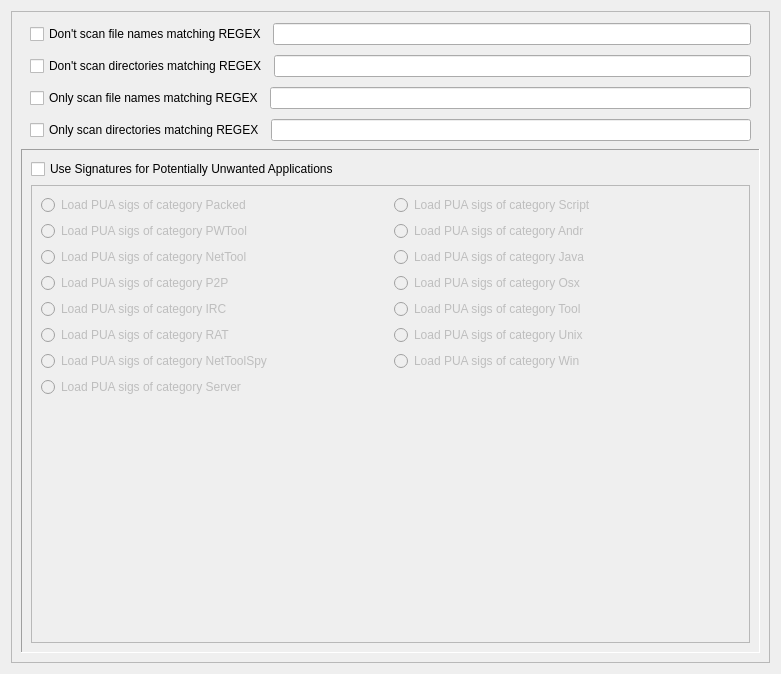
<?xml version="1.0" encoding="UTF-8"?>
<ui version="4.0">
 <class>includeExcludeOptions</class>
 <widget class="QWidget" name="includeExcludeOptions">
  <property name="geometry">
   <rect>
    <x>0</x>
    <y>0</y>
    <width>781</width>
    <height>674</height>
   </rect>
  </property>
  <property name="windowTitle">
   <string>Form</string>
  </property>
  <layout class="QGridLayout" name="gridLayout_3">
   <item row="0" column="0">
    <widget class="QScrollArea" name="scrollArea">
     <property name="widgetResizable">
      <bool>true</bool>
     </property>
     <widget class="QWidget" name="scrollAreaWidgetContents">
      <property name="geometry">
       <rect>
        <x>0</x>
        <y>0</y>
        <width>761</width>
        <height>654</height>
       </rect>
      </property>
      <layout class="QGridLayout" name="gridLayout_4">
       <item row="4" column="0" colspan="2">
        <widget class="QFrame" name="frame">
         <property name="frameShape">
          <enum>QFrame::Panel</enum>
         </property>
         <property name="frameShadow">
          <enum>QFrame::Sunken</enum>
         </property>
         <layout class="QGridLayout" name="gridLayout_2">
          <item row="0" column="0">
           <widget class="QCheckBox" name="enablePUACheckBox">
            <property name="text">
             <string>Use Signatures for Potentially Unwanted Applications</string>
            </property>
           </widget>
          </item>
          <item row="1" column="0">
           <widget class="QFrame" name="PUAFrame">
            <property name="enabled">
             <bool>false</bool>
            </property>
            <property name="frameShape">
             <enum>QFrame::StyledPanel</enum>
            </property>
            <property name="frameShadow">
             <enum>QFrame::Raised</enum>
            </property>
            <layout class="QGridLayout" name="gridLayout">
             <item row="5" column="1">
              <widget class="QRadioButton" name="loadPUAToolRadioButton">
               <property name="text">
                <string>Load PUA sigs of category Tool</string>
               </property>
               <property name="autoExclusive">
                <bool>false</bool>
               </property>
              </widget>
             </item>
             <item row="2" column="1">
              <widget class="QRadioButton" name="loadPUAAndrRadioButton">
               <property name="text">
                <string>Load PUA sigs of category Andr</string>
               </property>
               <property name="autoExclusive">
                <bool>false</bool>
               </property>
              </widget>
             </item>
             <item row="3" column="0">
              <widget class="QRadioButton" name="loadPUANetToolRadioButton">
               <property name="text">
                <string>Load PUA sigs of category NetTool</string>
               </property>
               <property name="checked">
                <bool>false</bool>
               </property>
               <property name="autoExclusive">
                <bool>false</bool>
               </property>
              </widget>
             </item>
             <item row="5" column="0">
              <widget class="QRadioButton" name="loadPUAIRCRadioButton">
               <property name="text">
                <string>Load PUA sigs of category IRC</string>
               </property>
               <property name="autoExclusive">
                <bool>false</bool>
               </property>
              </widget>
             </item>
             <item row="2" column="0">
              <widget class="QRadioButton" name="loadPUAPWToolRadioButton">
               <property name="text">
                <string>Load PUA sigs of category PWTool</string>
               </property>
               <property name="autoExclusive">
                <bool>false</bool>
               </property>
              </widget>
             </item>
             <item row="0" column="1">
              <widget class="QRadioButton" name="loadPUAScriptRadioButton">
               <property name="text">
                <string>Load PUA sigs of category Script</string>
               </property>
               <property name="autoExclusive">
                <bool>false</bool>
               </property>
              </widget>
             </item>
             <item row="6" column="0">
              <widget class="QRadioButton" name="loadPUARATRadioButton">
               <property name="text">
                <string>Load PUA sigs of category RAT</string>
               </property>
               <property name="autoExclusive">
                <bool>false</bool>
               </property>
              </widget>
             </item>
             <item row="4" column="0">
              <widget class="QRadioButton" name="loadPUAP2PRadioButton">
               <property name="text">
                <string>Load PUA sigs of category P2P</string>
               </property>
               <property name="autoExclusive">
                <bool>false</bool>
               </property>
              </widget>
             </item>
             <item row="6" column="1">
              <widget class="QRadioButton" name="loadPUAUnixRadioButton">
               <property name="text">
                <string>Load PUA sigs of category Unix</string>
               </property>
               <property name="autoExclusive">
                <bool>false</bool>
               </property>
              </widget>
             </item>
             <item row="7" column="0">
              <widget class="QRadioButton" name="loadPUANetToolSpyRadioButton">
               <property name="text">
                <string>Load PUA sigs of category NetToolSpy</string>
               </property>
               <property name="autoExclusive">
                <bool>false</bool>
               </property>
              </widget>
             </item>
             <item row="0" column="0">
              <widget class="QRadioButton" name="loadPUAPackedRadioButon">
               <property name="text">
                <string>Load PUA sigs of category Packed</string>
               </property>
               <property name="autoExclusive">
                <bool>false</bool>
               </property>
              </widget>
             </item>
             <item row="3" column="1">
              <widget class="QRadioButton" name="loadPUAJavaRadioButton">
               <property name="text">
                <string>Load PUA sigs of category Java</string>
               </property>
               <property name="autoExclusive">
                <bool>false</bool>
               </property>
              </widget>
             </item>
             <item row="4" column="1">
              <widget class="QRadioButton" name="loadPUAOsxRadioButton">
               <property name="text">
                <string>Load PUA sigs of category Osx</string>
               </property>
               <property name="autoExclusive">
                <bool>false</bool>
               </property>
              </widget>
             </item>
             <item row="7" column="1">
              <widget class="QRadioButton" name="loadPUAWinRadioButton">
               <property name="text">
                <string>Load PUA sigs of category Win</string>
               </property>
               <property name="autoExclusive">
                <bool>false</bool>
               </property>
              </widget>
             </item>
             <item row="8" column="0">
              <widget class="QRadioButton" name="loadPUAServerRadioButton">
               <property name="text">
                <string>Load PUA sigs of category Server</string>
               </property>
               <property name="autoExclusive">
                <bool>false</bool>
               </property>
              </widget>
             </item>
             <item row="9" column="0" colspan="2">
              <spacer name="verticalSpacer">
               <property name="orientation">
                <enum>Qt::Vertical</enum>
               </property>
               <property name="sizeHint" stdset="0">
                <size>
                 <width>20</width>
                 <height>40</height>
                </size>
               </property>
              </spacer>
             </item>
            </layout>
           </widget>
          </item>
         </layout>
        </widget>
       </item>
       <item row="1" column="0" colspan="2">
        <widget class="QFrame" name="frame02">
         <property name="minimumSize">
          <size>
           <width>0</width>
           <height>0</height>
          </size>
         </property>
         <property name="frameShape">
          <enum>QFrame::NoFrame</enum>
         </property>
         <property name="frameShadow">
          <enum>QFrame::Raised</enum>
         </property>
         <layout class="QHBoxLayout" name="horizontalLayout_2">
          <property name="topMargin">
           <number>2</number>
          </property>
          <property name="bottomMargin">
           <number>2</number>
          </property>
          <item>
           <widget class="QCheckBox" name="dontScanDirCheckBox">
            <property name="text">
             <string>Don't scan directories matching REGEX</string>
            </property>
           </widget>
          </item>
          <item>
           <widget class="QLineEdit" name="dontScanDirLineEdit"/>
          </item>
         </layout>
        </widget>
       </item>
       <item row="0" column="0" colspan="2">
        <widget class="QFrame" name="frame01">
         <property name="minimumSize">
          <size>
           <width>0</width>
           <height>0</height>
          </size>
         </property>
         <property name="frameShape">
          <enum>QFrame::NoFrame</enum>
         </property>
         <property name="frameShadow">
          <enum>QFrame::Raised</enum>
         </property>
         <layout class="QHBoxLayout" name="horizontalLayout">
          <property name="topMargin">
           <number>2</number>
          </property>
          <property name="bottomMargin">
           <number>2</number>
          </property>
          <item>
           <widget class="QCheckBox" name="dontScanFileNameCheckBox">
            <property name="text">
             <string>Don't scan file names matching REGEX</string>
            </property>
           </widget>
          </item>
          <item>
           <widget class="QLineEdit" name="dontScanFileNameLineEdit"/>
          </item>
         </layout>
        </widget>
       </item>
       <item row="3" column="0" colspan="2">
        <widget class="QFrame" name="frame04">
         <property name="minimumSize">
          <size>
           <width>0</width>
           <height>0</height>
          </size>
         </property>
         <property name="frameShape">
          <enum>QFrame::NoFrame</enum>
         </property>
         <property name="frameShadow">
          <enum>QFrame::Raised</enum>
         </property>
         <layout class="QHBoxLayout" name="horizontalLayout_4">
          <property name="topMargin">
           <number>2</number>
          </property>
          <property name="bottomMargin">
           <number>2</number>
          </property>
          <item>
           <widget class="QCheckBox" name="onlyScanDirCheckBox">
            <property name="text">
             <string>Only scan directories matching REGEX</string>
            </property>
           </widget>
          </item>
          <item>
           <widget class="QLineEdit" name="onlyScanDirLineEdit"/>
          </item>
         </layout>
        </widget>
       </item>
       <item row="2" column="0" colspan="2">
        <widget class="QFrame" name="frame03">
         <property name="minimumSize">
          <size>
           <width>0</width>
           <height>0</height>
          </size>
         </property>
         <property name="frameShape">
          <enum>QFrame::NoFrame</enum>
         </property>
         <property name="frameShadow">
          <enum>QFrame::Raised</enum>
         </property>
         <layout class="QHBoxLayout" name="horizontalLayout_3">
          <property name="topMargin">
           <number>2</number>
          </property>
          <property name="bottomMargin">
           <number>2</number>
          </property>
          <item>
           <widget class="QCheckBox" name="onlyScanFileNameCheckBox">
            <property name="text">
             <string>Only scan file names matching REGEX</string>
            </property>
           </widget>
          </item>
          <item>
           <widget class="QLineEdit" name="onlyScanFileNameLineEdit"/>
          </item>
         </layout>
        </widget>
       </item>
      </layout>
     </widget>
    </widget>
   </item>
  </layout>
 </widget>
 <resources/>
 <connections>
  <connection>
   <sender>enablePUACheckBox</sender>
   <signal>clicked()</signal>
   <receiver>includeExcludeOptions</receiver>
   <slot>slot_enablePUACheckBoxClicked()</slot>
   <hints>
    <hint type="sourcelabel">
     <x>52</x>
     <y>187</y>
    </hint>
    <hint type="destinationlabel">
     <x>5</x>
     <y>166</y>
    </hint>
   </hints>
  </connection>
  <connection>
   <sender>dontScanFileNameLineEdit</sender>
   <signal>textChanged(QString)</signal>
   <receiver>includeExcludeOptions</receiver>
   <slot>slot_writeSettings()</slot>
   <hints>
    <hint type="sourcelabel">
     <x>600</x>
     <y>33</y>
    </hint>
    <hint type="destinationlabel">
     <x>662</x>
     <y>33</y>
    </hint>
   </hints>
  </connection>
  <connection>
   <sender>dontScanDirLineEdit</sender>
   <signal>textChanged(QString)</signal>
   <receiver>includeExcludeOptions</receiver>
   <slot>slot_writeSettings()</slot>
   <hints>
    <hint type="sourcelabel">
     <x>523</x>
     <y>60</y>
    </hint>
    <hint type="destinationlabel">
     <x>665</x>
     <y>79</y>
    </hint>
   </hints>
  </connection>
  <connection>
   <sender>onlyScanFileNameLineEdit</sender>
   <signal>textChanged(QString)</signal>
   <receiver>includeExcludeOptions</receiver>
   <slot>slot_writeSettings()</slot>
   <hints>
    <hint type="sourcelabel">
     <x>752</x>
     <y>98</y>
    </hint>
    <hint type="destinationlabel">
     <x>666</x>
     <y>110</y>
    </hint>
   </hints>
  </connection>
  <connection>
   <sender>onlyScanDirLineEdit</sender>
   <signal>textChanged(QString)</signal>
   <receiver>includeExcludeOptions</receiver>
   <slot>slot_writeSettings()</slot>
   <hints>
    <hint type="sourcelabel">
     <x>752</x>
     <y>134</y>
    </hint>
    <hint type="destinationlabel">
     <x>665</x>
     <y>150</y>
    </hint>
   </hints>
  </connection>
  <connection>
   <sender>loadPUAPackedRadioButon</sender>
   <signal>clicked()</signal>
   <receiver>includeExcludeOptions</receiver>
   <slot>slot_writeSettings()</slot>
   <hints>
    <hint type="sourcelabel">
     <x>387</x>
     <y>236</y>
    </hint>
    <hint type="destinationlabel">
     <x>665</x>
     <y>211</y>
    </hint>
   </hints>
  </connection>
  <connection>
   <sender>loadPUAPWToolRadioButton</sender>
   <signal>clicked()</signal>
   <receiver>includeExcludeOptions</receiver>
   <slot>slot_writeSettings()</slot>
   <hints>
    <hint type="sourcelabel">
     <x>387</x>
     <y>266</y>
    </hint>
    <hint type="destinationlabel">
     <x>663</x>
     <y>262</y>
    </hint>
   </hints>
  </connection>
  <connection>
   <sender>loadPUANetToolRadioButton</sender>
   <signal>clicked()</signal>
   <receiver>includeExcludeOptions</receiver>
   <slot>slot_writeSettings()</slot>
   <hints>
    <hint type="sourcelabel">
     <x>387</x>
     <y>296</y>
    </hint>
    <hint type="destinationlabel">
     <x>666</x>
     <y>292</y>
    </hint>
   </hints>
  </connection>
  <connection>
   <sender>loadPUAP2PRadioButton</sender>
   <signal>clicked()</signal>
   <receiver>includeExcludeOptions</receiver>
   <slot>slot_writeSettings()</slot>
   <hints>
    <hint type="sourcelabel">
     <x>387</x>
     <y>326</y>
    </hint>
    <hint type="destinationlabel">
     <x>664</x>
     <y>338</y>
    </hint>
   </hints>
  </connection>
  <connection>
   <sender>loadPUAIRCRadioButton</sender>
   <signal>clicked()</signal>
   <receiver>includeExcludeOptions</receiver>
   <slot>slot_writeSettings()</slot>
   <hints>
    <hint type="sourcelabel">
     <x>387</x>
     <y>356</y>
    </hint>
    <hint type="destinationlabel">
     <x>664</x>
     <y>376</y>
    </hint>
   </hints>
  </connection>
  <connection>
   <sender>loadPUARATRadioButton</sender>
   <signal>clicked()</signal>
   <receiver>includeExcludeOptions</receiver>
   <slot>slot_writeSettings()</slot>
   <hints>
    <hint type="sourcelabel">
     <x>387</x>
     <y>386</y>
    </hint>
    <hint type="destinationlabel">
     <x>666</x>
     <y>323</y>
    </hint>
   </hints>
  </connection>
  <connection>
   <sender>loadPUANetToolSpyRadioButton</sender>
   <signal>clicked()</signal>
   <receiver>includeExcludeOptions</receiver>
   <slot>slot_writeSettings()</slot>
   <hints>
    <hint type="sourcelabel">
     <x>387</x>
     <y>416</y>
    </hint>
    <hint type="destinationlabel">
     <x>666</x>
     <y>412</y>
    </hint>
   </hints>
  </connection>
  <connection>
   <sender>loadPUAServerRadioButton</sender>
   <signal>clicked()</signal>
   <receiver>includeExcludeOptions</receiver>
   <slot>slot_writeSettings()</slot>
   <hints>
    <hint type="sourcelabel">
     <x>387</x>
     <y>446</y>
    </hint>
    <hint type="destinationlabel">
     <x>667</x>
     <y>440</y>
    </hint>
   </hints>
  </connection>
  <connection>
   <sender>loadPUAScriptRadioButton</sender>
   <signal>clicked()</signal>
   <receiver>includeExcludeOptions</receiver>
   <slot>slot_writeSettings()</slot>
   <hints>
    <hint type="sourcelabel">
     <x>741</x>
     <y>236</y>
    </hint>
    <hint type="destinationlabel">
     <x>665</x>
     <y>470</y>
    </hint>
   </hints>
  </connection>
  <connection>
   <sender>loadPUAAndrRadioButton</sender>
   <signal>clicked()</signal>
   <receiver>includeExcludeOptions</receiver>
   <slot>slot_writeSettings()</slot>
   <hints>
    <hint type="sourcelabel">
     <x>741</x>
     <y>266</y>
    </hint>
    <hint type="destinationlabel">
     <x>775</x>
     <y>482</y>
    </hint>
   </hints>
  </connection>
  <connection>
   <sender>loadPUAJavaRadioButton</sender>
   <signal>clicked()</signal>
   <receiver>includeExcludeOptions</receiver>
   <slot>slot_writeSettings()</slot>
   <hints>
    <hint type="sourcelabel">
     <x>741</x>
     <y>296</y>
    </hint>
    <hint type="destinationlabel">
     <x>776</x>
     <y>527</y>
    </hint>
   </hints>
  </connection>
  <connection>
   <sender>loadPUAOsxRadioButton</sender>
   <signal>clicked()</signal>
   <receiver>includeExcludeOptions</receiver>
   <slot>slot_writeSettings()</slot>
   <hints>
    <hint type="sourcelabel">
     <x>741</x>
     <y>326</y>
    </hint>
    <hint type="destinationlabel">
     <x>775</x>
     <y>560</y>
    </hint>
   </hints>
  </connection>
  <connection>
   <sender>loadPUAToolRadioButton</sender>
   <signal>clicked()</signal>
   <receiver>includeExcludeOptions</receiver>
   <slot>slot_writeSettings()</slot>
   <hints>
    <hint type="sourcelabel">
     <x>741</x>
     <y>356</y>
    </hint>
    <hint type="destinationlabel">
     <x>774</x>
     <y>599</y>
    </hint>
   </hints>
  </connection>
  <connection>
   <sender>loadPUAUnixRadioButton</sender>
   <signal>clicked()</signal>
   <receiver>includeExcludeOptions</receiver>
   <slot>slot_writeSettings()</slot>
   <hints>
    <hint type="sourcelabel">
     <x>741</x>
     <y>386</y>
    </hint>
    <hint type="destinationlabel">
     <x>777</x>
     <y>631</y>
    </hint>
   </hints>
  </connection>
  <connection>
   <sender>loadPUAWinRadioButton</sender>
   <signal>clicked()</signal>
   <receiver>includeExcludeOptions</receiver>
   <slot>slot_writeSettings()</slot>
   <hints>
    <hint type="sourcelabel">
     <x>741</x>
     <y>416</y>
    </hint>
    <hint type="destinationlabel">
     <x>761</x>
     <y>667</y>
    </hint>
   </hints>
  </connection>
  <connection>
   <sender>dontScanFileNameCheckBox</sender>
   <signal>clicked()</signal>
   <receiver>includeExcludeOptions</receiver>
   <slot>slot_highlightSettings()</slot>
   <hints>
    <hint type="sourcelabel">
     <x>83</x>
     <y>34</y>
    </hint>
    <hint type="destinationlabel">
     <x>2</x>
     <y>30</y>
    </hint>
   </hints>
  </connection>
  <connection>
   <sender>dontScanFileNameCheckBox</sender>
   <signal>clicked()</signal>
   <receiver>includeExcludeOptions</receiver>
   <slot>slot_writeSettings()</slot>
   <hints>
    <hint type="sourcelabel">
     <x>100</x>
     <y>38</y>
    </hint>
    <hint type="destinationlabel">
     <x>1</x>
     <y>67</y>
    </hint>
   </hints>
  </connection>
  <connection>
   <sender>dontScanDirCheckBox</sender>
   <signal>clicked()</signal>
   <receiver>includeExcludeOptions</receiver>
   <slot>slot_writeSettings()</slot>
   <hints>
    <hint type="sourcelabel">
     <x>119</x>
     <y>71</y>
    </hint>
    <hint type="destinationlabel">
     <x>3</x>
     <y>101</y>
    </hint>
   </hints>
  </connection>
  <connection>
   <sender>dontScanDirCheckBox</sender>
   <signal>clicked()</signal>
   <receiver>includeExcludeOptions</receiver>
   <slot>slot_highlightSettings()</slot>
   <hints>
    <hint type="sourcelabel">
     <x>189</x>
     <y>75</y>
    </hint>
    <hint type="destinationlabel">
     <x>0</x>
     <y>140</y>
    </hint>
   </hints>
  </connection>
  <connection>
   <sender>onlyScanFileNameCheckBox</sender>
   <signal>clicked()</signal>
   <receiver>includeExcludeOptions</receiver>
   <slot>slot_writeSettings()</slot>
   <hints>
    <hint type="sourcelabel">
     <x>82</x>
     <y>110</y>
    </hint>
    <hint type="destinationlabel">
     <x>2</x>
     <y>134</y>
    </hint>
   </hints>
  </connection>
  <connection>
   <sender>onlyScanFileNameCheckBox</sender>
   <signal>clicked()</signal>
   <receiver>includeExcludeOptions</receiver>
   <slot>slot_highlightSettings()</slot>
   <hints>
    <hint type="sourcelabel">
     <x>224</x>
     <y>109</y>
    </hint>
    <hint type="destinationlabel">
     <x>5</x>
     <y>201</y>
    </hint>
   </hints>
  </connection>
  <connection>
   <sender>onlyScanDirCheckBox</sender>
   <signal>clicked()</signal>
   <receiver>includeExcludeOptions</receiver>
   <slot>slot_writeSettings()</slot>
   <hints>
    <hint type="sourcelabel">
     <x>109</x>
     <y>147</y>
    </hint>
    <hint type="destinationlabel">
     <x>5</x>
     <y>237</y>
    </hint>
   </hints>
  </connection>
  <connection>
   <sender>onlyScanDirCheckBox</sender>
   <signal>clicked()</signal>
   <receiver>includeExcludeOptions</receiver>
   <slot>slot_highlightSettings()</slot>
   <hints>
    <hint type="sourcelabel">
     <x>170</x>
     <y>150</y>
    </hint>
    <hint type="destinationlabel">
     <x>6</x>
     <y>279</y>
    </hint>
   </hints>
  </connection>
  <connection>
   <sender>loadPUAPackedRadioButon</sender>
   <signal>clicked()</signal>
   <receiver>includeExcludeOptions</receiver>
   <slot>slot_highlightSettings()</slot>
   <hints>
    <hint type="sourcelabel">
     <x>83</x>
     <y>224</y>
    </hint>
    <hint type="destinationlabel">
     <x>5</x>
     <y>319</y>
    </hint>
   </hints>
  </connection>
  <connection>
   <sender>loadPUAPWToolRadioButton</sender>
   <signal>clicked()</signal>
   <receiver>includeExcludeOptions</receiver>
   <slot>slot_highlightSettings()</slot>
   <hints>
    <hint type="sourcelabel">
     <x>126</x>
     <y>252</y>
    </hint>
    <hint type="destinationlabel">
     <x>3</x>
     <y>354</y>
    </hint>
   </hints>
  </connection>
  <connection>
   <sender>loadPUANetToolRadioButton</sender>
   <signal>clicked()</signal>
   <receiver>includeExcludeOptions</receiver>
   <slot>slot_highlightSettings()</slot>
   <hints>
    <hint type="sourcelabel">
     <x>161</x>
     <y>284</y>
    </hint>
    <hint type="destinationlabel">
     <x>5</x>
     <y>393</y>
    </hint>
   </hints>
  </connection>
  <connection>
   <sender>loadPUAP2PRadioButton</sender>
   <signal>clicked()</signal>
   <receiver>includeExcludeOptions</receiver>
   <slot>slot_highlightSettings()</slot>
   <hints>
    <hint type="sourcelabel">
     <x>196</x>
     <y>308</y>
    </hint>
    <hint type="destinationlabel">
     <x>3</x>
     <y>436</y>
    </hint>
   </hints>
  </connection>
  <connection>
   <sender>loadPUAIRCRadioButton</sender>
   <signal>clicked()</signal>
   <receiver>includeExcludeOptions</receiver>
   <slot>slot_highlightSettings()</slot>
   <hints>
    <hint type="sourcelabel">
     <x>223</x>
     <y>345</y>
    </hint>
    <hint type="destinationlabel">
     <x>5</x>
     <y>471</y>
    </hint>
   </hints>
  </connection>
  <connection>
   <sender>loadPUARATRadioButton</sender>
   <signal>clicked()</signal>
   <receiver>includeExcludeOptions</receiver>
   <slot>slot_highlightSettings()</slot>
   <hints>
    <hint type="sourcelabel">
     <x>266</x>
     <y>376</y>
    </hint>
    <hint type="destinationlabel">
     <x>3</x>
     <y>510</y>
    </hint>
   </hints>
  </connection>
  <connection>
   <sender>loadPUANetToolSpyRadioButton</sender>
   <signal>clicked()</signal>
   <receiver>includeExcludeOptions</receiver>
   <slot>slot_highlightSettings()</slot>
   <hints>
    <hint type="sourcelabel">
     <x>282</x>
     <y>408</y>
    </hint>
    <hint type="destinationlabel">
     <x>5</x>
     <y>547</y>
    </hint>
   </hints>
  </connection>
  <connection>
   <sender>loadPUAServerRadioButton</sender>
   <signal>clicked()</signal>
   <receiver>includeExcludeOptions</receiver>
   <slot>slot_highlightSettings()</slot>
   <hints>
    <hint type="sourcelabel">
     <x>299</x>
     <y>437</y>
    </hint>
    <hint type="destinationlabel">
     <x>4</x>
     <y>582</y>
    </hint>
   </hints>
  </connection>
  <connection>
   <sender>loadPUAScriptRadioButton</sender>
   <signal>clicked()</signal>
   <receiver>includeExcludeOptions</receiver>
   <slot>slot_highlightSettings()</slot>
   <hints>
    <hint type="sourcelabel">
     <x>490</x>
     <y>228</y>
    </hint>
    <hint type="destinationlabel">
     <x>2</x>
     <y>621</y>
    </hint>
   </hints>
  </connection>
  <connection>
   <sender>loadPUAAndrRadioButton</sender>
   <signal>clicked()</signal>
   <receiver>includeExcludeOptions</receiver>
   <slot>slot_highlightSettings()</slot>
   <hints>
    <hint type="sourcelabel">
     <x>547</x>
     <y>253</y>
    </hint>
    <hint type="destinationlabel">
     <x>0</x>
     <y>659</y>
    </hint>
   </hints>
  </connection>
  <connection>
   <sender>loadPUAJavaRadioButton</sender>
   <signal>clicked()</signal>
   <receiver>includeExcludeOptions</receiver>
   <slot>slot_highlightSettings()</slot>
   <hints>
    <hint type="sourcelabel">
     <x>477</x>
     <y>282</y>
    </hint>
    <hint type="destinationlabel">
     <x>7</x>
     <y>310</y>
    </hint>
   </hints>
  </connection>
  <connection>
   <sender>loadPUAOsxRadioButton</sender>
   <signal>clicked()</signal>
   <receiver>includeExcludeOptions</receiver>
   <slot>slot_highlightSettings()</slot>
   <hints>
    <hint type="sourcelabel">
     <x>445</x>
     <y>315</y>
    </hint>
    <hint type="destinationlabel">
     <x>3</x>
     <y>380</y>
    </hint>
   </hints>
  </connection>
  <connection>
   <sender>loadPUAToolRadioButton</sender>
   <signal>clicked()</signal>
   <receiver>includeExcludeOptions</receiver>
   <slot>slot_highlightSettings()</slot>
   <hints>
    <hint type="sourcelabel">
     <x>432</x>
     <y>344</y>
    </hint>
    <hint type="destinationlabel">
     <x>3</x>
     <y>423</y>
    </hint>
   </hints>
  </connection>
  <connection>
   <sender>loadPUAUnixRadioButton</sender>
   <signal>clicked()</signal>
   <receiver>includeExcludeOptions</receiver>
   <slot>slot_highlightSettings()</slot>
   <hints>
    <hint type="sourcelabel">
     <x>503</x>
     <y>380</y>
    </hint>
    <hint type="destinationlabel">
     <x>6</x>
     <y>466</y>
    </hint>
   </hints>
  </connection>
  <connection>
   <sender>loadPUAWinRadioButton</sender>
   <signal>clicked()</signal>
   <receiver>includeExcludeOptions</receiver>
   <slot>slot_highlightSettings()</slot>
   <hints>
    <hint type="sourcelabel">
     <x>455</x>
     <y>403</y>
    </hint>
    <hint type="destinationlabel">
     <x>7</x>
     <y>536</y>
    </hint>
   </hints>
  </connection>
 </connections>
 <slots>
  <slot>slot_enablePUACheckBoxClicked()</slot>
  <slot>slot_writeSettings()</slot>
  <slot>slot_highlightSettings()</slot>
 </slots>
</ui>
